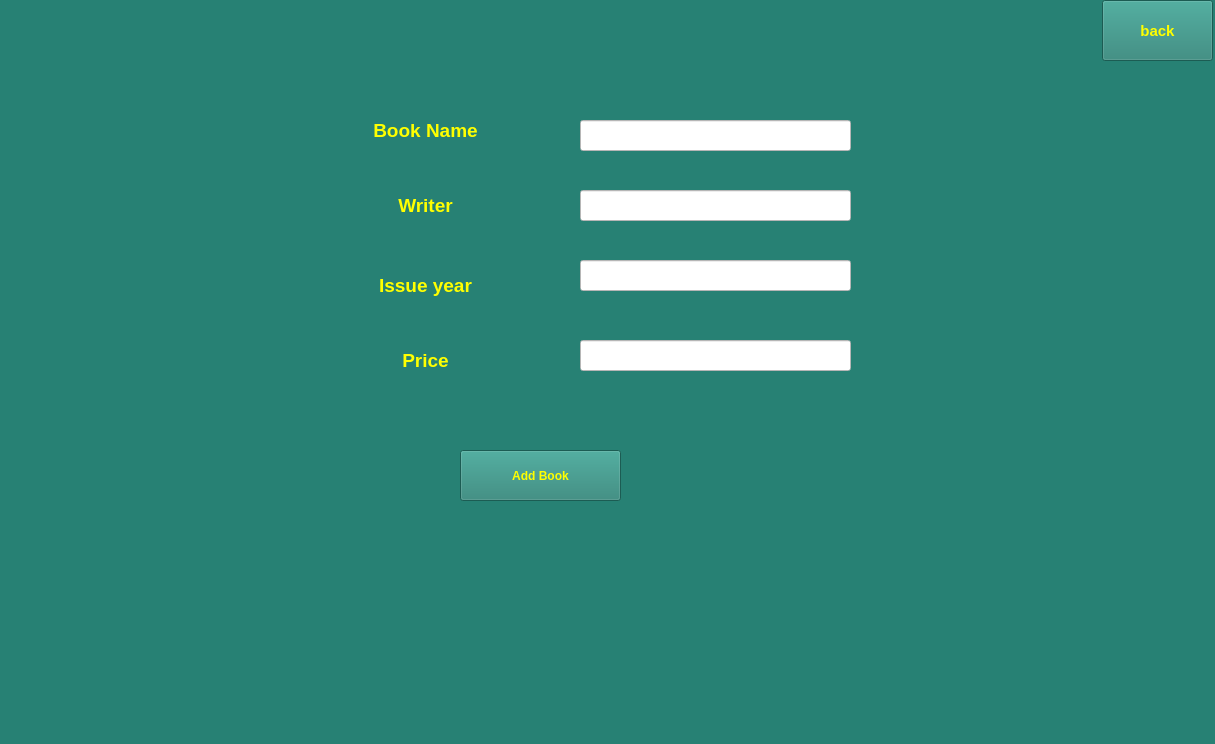
<?xml version="1.0" encoding="UTF-8"?>
<ui version="4.0">
 <class>addBook</class>
 <widget class="QMainWindow" name="addBook">
  <property name="geometry">
   <rect>
    <x>0</x>
    <y>0</y>
    <width>1215</width>
    <height>744</height>
   </rect>
  </property>
  <property name="windowTitle">
   <string>MainWindow</string>
  </property>
  <property name="styleSheet">
   <string notr="true">background-color: rgb(39, 129, 116);</string>
  </property>
  <widget class="QWidget" name="centralwidget">
   <widget class="QLabel" name="label">
    <property name="geometry">
     <rect>
      <x>360</x>
      <y>100</y>
      <width>131</width>
      <height>61</height>
     </rect>
    </property>
    <property name="font">
     <font>
      <family>MS Shell Dlg 2</family>
      <pointsize>14</pointsize>
      <weight>75</weight>
      <bold>true</bold>
     </font>
    </property>
    <property name="styleSheet">
     <string notr="true">color: rgb(255, 255, 0);</string>
    </property>
    <property name="text">
     <string>Book Name</string>
    </property>
    <property name="textFormat">
     <enum>Qt::AutoText</enum>
    </property>
    <property name="alignment">
     <set>Qt::AlignCenter</set>
    </property>
   </widget>
   <widget class="QLabel" name="label_2">
    <property name="geometry">
     <rect>
      <x>370</x>
      <y>180</y>
      <width>111</width>
      <height>51</height>
     </rect>
    </property>
    <property name="font">
     <font>
      <family>MS Shell Dlg 2</family>
      <pointsize>14</pointsize>
      <weight>75</weight>
      <bold>true</bold>
     </font>
    </property>
    <property name="styleSheet">
     <string notr="true">color: rgb(255, 255, 0);</string>
    </property>
    <property name="text">
     <string>Writer</string>
    </property>
    <property name="alignment">
     <set>Qt::AlignCenter</set>
    </property>
   </widget>
   <widget class="QLabel" name="label_3">
    <property name="geometry">
     <rect>
      <x>350</x>
      <y>260</y>
      <width>151</width>
      <height>51</height>
     </rect>
    </property>
    <property name="font">
     <font>
      <family>MS Shell Dlg 2</family>
      <pointsize>14</pointsize>
      <weight>75</weight>
      <bold>true</bold>
     </font>
    </property>
    <property name="styleSheet">
     <string notr="true">color: rgb(255, 255, 0);</string>
    </property>
    <property name="text">
     <string>Issue year</string>
    </property>
    <property name="alignment">
     <set>Qt::AlignCenter</set>
    </property>
   </widget>
   <widget class="QLabel" name="label_4">
    <property name="geometry">
     <rect>
      <x>370</x>
      <y>340</y>
      <width>111</width>
      <height>41</height>
     </rect>
    </property>
    <property name="font">
     <font>
      <family>MS Shell Dlg 2</family>
      <pointsize>14</pointsize>
      <weight>75</weight>
      <bold>true</bold>
     </font>
    </property>
    <property name="styleSheet">
     <string notr="true">color: rgb(255, 255, 0);</string>
    </property>
    <property name="text">
     <string>Price</string>
    </property>
    <property name="alignment">
     <set>Qt::AlignCenter</set>
    </property>
   </widget>
   <widget class="QLineEdit" name="name">
    <property name="geometry">
     <rect>
      <x>580</x>
      <y>120</y>
      <width>271</width>
      <height>31</height>
     </rect>
    </property>
    <property name="font">
     <font>
      <family>Agency FB</family>
      <pointsize>14</pointsize>
     </font>
    </property>
    <property name="layoutDirection">
     <enum>Qt::RightToLeft</enum>
    </property>
    <property name="styleSheet">
     <string notr="true">color: rgb(0, 0, 0);
background-color: rgb(255, 255, 255);</string>
    </property>
    <property name="text">
     <string/>
    </property>
   </widget>
   <widget class="QLineEdit" name="writer">
    <property name="geometry">
     <rect>
      <x>580</x>
      <y>190</y>
      <width>271</width>
      <height>31</height>
     </rect>
    </property>
    <property name="font">
     <font>
      <family>Agency FB</family>
      <pointsize>14</pointsize>
     </font>
    </property>
    <property name="layoutDirection">
     <enum>Qt::RightToLeft</enum>
    </property>
    <property name="styleSheet">
     <string notr="true">color: rgb(0, 0, 0);
background-color: rgb(255, 255, 255);</string>
    </property>
   </widget>
   <widget class="QLineEdit" name="year">
    <property name="geometry">
     <rect>
      <x>580</x>
      <y>260</y>
      <width>271</width>
      <height>31</height>
     </rect>
    </property>
    <property name="font">
     <font>
      <family>Agency FB</family>
      <pointsize>12</pointsize>
      <weight>75</weight>
      <bold>true</bold>
     </font>
    </property>
    <property name="layoutDirection">
     <enum>Qt::RightToLeft</enum>
    </property>
    <property name="styleSheet">
     <string notr="true">color: rgb(0, 0, 0);
background-color: rgb(255, 255, 255);</string>
    </property>
   </widget>
   <widget class="QLineEdit" name="cost">
    <property name="geometry">
     <rect>
      <x>580</x>
      <y>340</y>
      <width>271</width>
      <height>31</height>
     </rect>
    </property>
    <property name="font">
     <font>
      <family>Agency FB</family>
      <pointsize>12</pointsize>
      <weight>75</weight>
      <bold>true</bold>
     </font>
    </property>
    <property name="layoutDirection">
     <enum>Qt::RightToLeft</enum>
    </property>
    <property name="styleSheet">
     <string notr="true">color: rgb(0, 0, 0);
background-color: rgb(255, 255, 255);</string>
    </property>
   </widget>
   <widget class="QPushButton" name="esafe">
    <property name="geometry">
     <rect>
      <x>460</x>
      <y>450</y>
      <width>161</width>
      <height>51</height>
     </rect>
    </property>
    <property name="font">
     <font>
      <weight>75</weight>
      <bold>true</bold>
     </font>
    </property>
    <property name="styleSheet">
     <string notr="true">color: rgb(255, 255, 0);
</string>
    </property>
    <property name="text">
     <string>Add Book</string>
    </property>
   </widget>
   <widget class="QPushButton" name="back_addbook">
    <property name="geometry">
     <rect>
      <x>1102</x>
      <y>0</y>
      <width>111</width>
      <height>61</height>
     </rect>
    </property>
    <property name="font">
     <font>
      <pointsize>11</pointsize>
      <weight>75</weight>
      <bold>true</bold>
     </font>
    </property>
    <property name="styleSheet">
     <string notr="true">color: rgb(255, 255, 0);
</string>
    </property>
    <property name="text">
     <string>back</string>
    </property>
   </widget>
  </widget>
  <widget class="QMenuBar" name="menubar">
   <property name="geometry">
    <rect>
     <x>0</x>
     <y>0</y>
     <width>1215</width>
     <height>26</height>
    </rect>
   </property>
  </widget>
  <widget class="QStatusBar" name="statusbar"/>
 </widget>
 <resources/>
 <connections/>
</ui>
